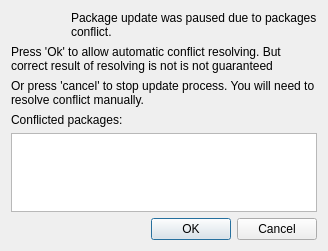
<?xml version="1.0" encoding="UTF-8"?>
<ui version="4.0">
 <class>DialogConflict</class>
 <widget class="QDialog" name="DialogConflict">
  <property name="geometry">
   <rect>
    <x>0</x>
    <y>0</y>
    <width>328</width>
    <height>251</height>
   </rect>
  </property>
  <property name="windowTitle">
   <string>Package conflict</string>
  </property>
  <property name="modal">
   <bool>true</bool>
  </property>
  <layout class="QVBoxLayout" name="verticalLayout">
   <item>
    <layout class="QHBoxLayout" name="horizontalLayout">
     <item>
      <widget class="QLabel" name="errorPict">
       <property name="text">
        <string/>
       </property>
       <property name="pixmap">
        <pixmap resource="res.qrc">:/images/pkgerror.png</pixmap>
       </property>
      </widget>
     </item>
     <item>
      <widget class="QLabel" name="label">
       <property name="text">
        <string>Package update was paused due to packages conflict.</string>
       </property>
       <property name="wordWrap">
        <bool>true</bool>
       </property>
      </widget>
     </item>
    </layout>
   </item>
   <item>
    <widget class="QLabel" name="label_2">
     <property name="text">
      <string>Press 'Ok' to allow automatic conflict resolving. But correct result of resolving is not is not guaranteed</string>
     </property>
     <property name="wordWrap">
      <bool>true</bool>
     </property>
    </widget>
   </item>
   <item>
    <widget class="QLabel" name="label_3">
     <property name="text">
      <string>Or press 'cancel' to stop update process. You will need to resolve conflict manually.</string>
     </property>
     <property name="wordWrap">
      <bool>true</bool>
     </property>
    </widget>
   </item>
   <item>
    <widget class="QLabel" name="label_4">
     <property name="text">
      <string>Conflicted packages:</string>
     </property>
    </widget>
   </item>
   <item>
    <widget class="QTextEdit" name="conflictList">
     <property name="readOnly">
      <bool>true</bool>
     </property>
    </widget>
   </item>
   <item>
    <widget class="QDialogButtonBox" name="buttonBox">
     <property name="orientation">
      <enum>Qt::Horizontal</enum>
     </property>
     <property name="standardButtons">
      <set>QDialogButtonBox::Cancel|QDialogButtonBox::Ok</set>
     </property>
    </widget>
   </item>
  </layout>
 </widget>
 <resources>
  <include location="res.qrc"/>
 </resources>
 <connections>
  <connection>
   <sender>buttonBox</sender>
   <signal>accepted()</signal>
   <receiver>DialogConflict</receiver>
   <slot>accept()</slot>
   <hints>
    <hint type="sourcelabel">
     <x>248</x>
     <y>254</y>
    </hint>
    <hint type="destinationlabel">
     <x>157</x>
     <y>274</y>
    </hint>
   </hints>
  </connection>
  <connection>
   <sender>buttonBox</sender>
   <signal>rejected()</signal>
   <receiver>DialogConflict</receiver>
   <slot>reject()</slot>
   <hints>
    <hint type="sourcelabel">
     <x>316</x>
     <y>260</y>
    </hint>
    <hint type="destinationlabel">
     <x>286</x>
     <y>274</y>
    </hint>
   </hints>
  </connection>
 </connections>
</ui>
